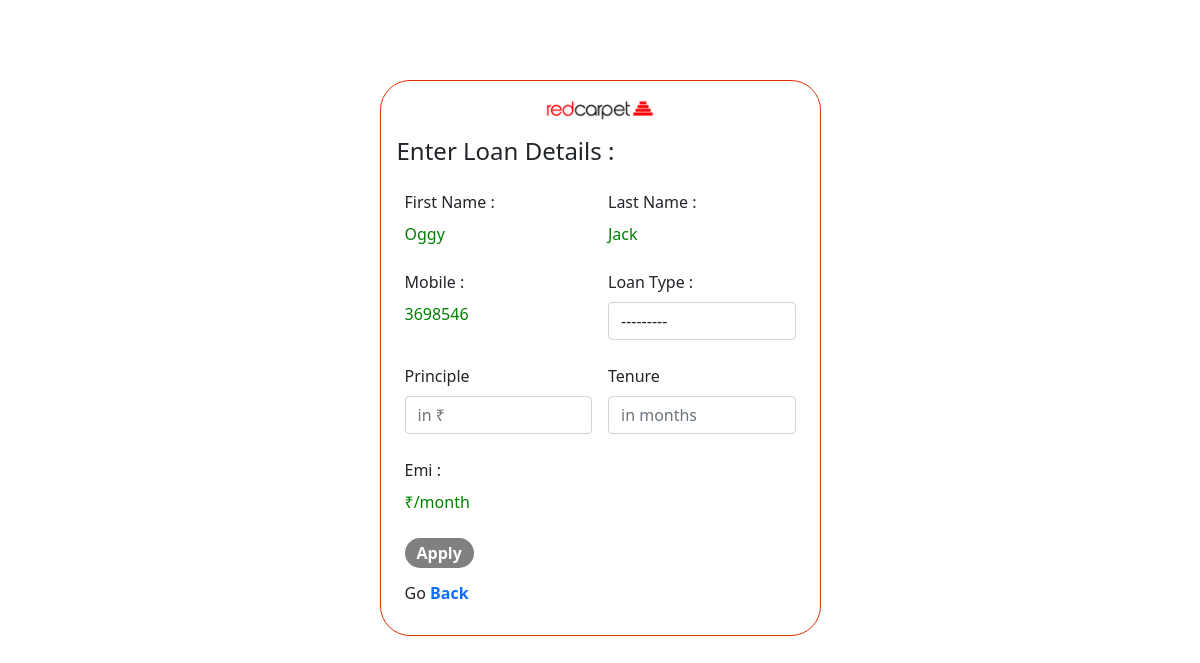
Page /loan_form/ (signed in) on the committed database.
### loanPortal/models.py (models this page shows)
class User(AbstractUser):
    ROLES = (
        ('Admin', 'Admin'),
        ('Agent', 'Agent'),
        ('Customer', 'Customer')
    )
    role = models.CharField(max_length=8, choices=ROLES)
    mobile = models.CharField(max_length=10)
    profile_pic = models.ImageField(upload_to='user/images/profiles', default='user/images/profiles/profile_picture.png',
                                null=True)
    address = models.CharField(max_length=50)
    state = models.CharField(max_length=500)
    city = models.CharField(max_length=50)
    zip = models.CharField(max_length=6)

### loanPortal/views.py (the view, shortened to what this page needs)
# urls.py: path("loan_form/", views.loan_form, name="loan_form"),
def loan_form(request):
    form = LoanForm()
    user = request.user
    loans = Loan.objects.all()
    print("111")
    context = {
        'form': form,
        'user': user,
        'loans': loans,
    }
    return render(request, 'loan_form.html', context)

### loanPortal/forms.py
class LoanForm(forms.ModelForm):
    class Meta:
        model = UserLoan
        fields = ('principle', 'loan_type', 'tenure', 'emi')
        widgets = {
            'principle': forms.TextInput(attrs={'class': 'form-control', 'placeholder': 'in ₹'}),
            'loan_type': forms.Select(attrs={'class': 'form-control'}),
            'tenure': forms.NumberInput(attrs={'class': 'form-control', 'placeholder': 'in months'}),
            'emi': forms.NumberInput(attrs={'class': 'form-control'}),
        }

### loanPortal/models.py (called while the page is built)
    def __str__(self):
        return self.name

### templates/loan_form.html (shortened to what this page needs)
<!doctype html>
<html lang="en">
  <head>
      {% load static %}
    <link href="https://cdn.jsdelivr.net/npm/bootstrap@5.0.2/dist/css/bootstrap.min.css" rel="stylesheet">
    <link rel="stylesheet" href="{% static 'css/loan_form.css' %}">
  </head>
  <body>
    <div class="container">
        <div class="row mx-auto">
          {% if request.user.role == 'Customer' %}
            <div class="main-div mx-auto col-md-5" style="padding-top: 80px;">
                <div class="main-content">
                    <h1 class="text-center"><img src="{% static 'images/others/redcarpet1.png' %}"></h1>
                    <h4 class="mx-3 my-2">Enter Loan Details :</h4>
                    <form class="row g-3 mt-2 mx-3" method="POST" id="loan-form">
                          <div class="col-md-6">
                            <label class="form-label">First Name :</label><br>
                            <label class="form-label" style="color: green;">{{ user.first_name }}</label>
                          </div>
                          <div class="col-md-6">
                            <label class="form-label">Last Name :</label><br>
                            <label class="form-label" style="color: green;">{{ user.last_name }}</label>
                          </div>
                          <div class="col-md-6">
                            <label class="form-label">Mobile :</label><br>
                            <label class="form-label" style="color: green;">{{ user.mobile }}</label>
                          </div>
                          <div class="col-md-6">
                            <label class="form-label">Loan Type :</label>
                            {{ form.loan_type }}
                          </div>
                        <div class="col-md-6">
                          <label class="form-label">Principle</label>
                          {{ form.principle }}
                        </div>
                        <div class="col-md-6">
                          <label class="form-label">Tenure</label>
                          {{ form.tenure }}
                        </div>
                        <div class="col-md-12">
                          <label class="form-label">Emi :</label><br>
                          <label class="form-label" id="emi" style="color: green;">₹{{ loan.emi }}/month</label>
                        </div>
                        <div class="col-12 mt-3 mb-3">
                          <input type="submit" class="submit-button" value="Apply">
                          <h6 class="my-3">Go <a href="{% url 'home' %}" style="text-decoration: none;"><b> Back </b></a></h6>
                        </div>
                      </form>
                    </div>
            </div>
            {% else %}
            <h1>Sorry for inconvenience</h1>
            <h3>Go to <a href="{% url 'home' %}" style="text-decoration: none;">Home</a></h3>
            {% endif %}
        </div>
    </div>
  </body>
</html>

### static/css/loan_form.css (style rules this page uses)
* { box-sizing: border-box; padding: 0; margin: 0; }
.main-content { border : 1px solid rgb(223, 49, 5); border-radius: 30px; transition: ease 0.4s; }
.main-content h1 img { width: 25%; }
form div .submit-button { background-color: grey; color: white; font-weight: bold; border-radius: 20px; outline: none; transition: ease 0.4s; box-shadow: none; border: none; padding:3px 12px; }

### rows in the picture
User: first_name "Oggy", last_name "Jack", mobile "3698546"
